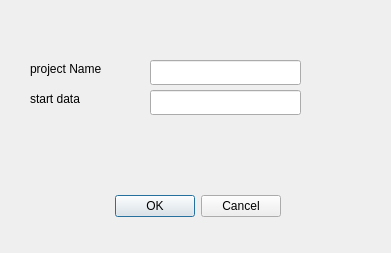
<?xml version="1.0" encoding="UTF-8"?>
<ui version="4.0">
 <class>addproj</class>
 <widget class="QDialog" name="addproj">
  <property name="geometry">
   <rect>
    <x>0</x>
    <y>0</y>
    <width>391</width>
    <height>253</height>
   </rect>
  </property>
  <property name="windowTitle">
   <string>Dialog</string>
  </property>
  <widget class="QDialogButtonBox" name="buttonBox">
   <property name="geometry">
    <rect>
     <x>90</x>
     <y>190</y>
     <width>191</width>
     <height>32</height>
    </rect>
   </property>
   <property name="orientation">
    <enum>Qt::Horizontal</enum>
   </property>
   <property name="standardButtons">
    <set>QDialogButtonBox::Cancel|QDialogButtonBox::Ok</set>
   </property>
  </widget>
  <widget class="QLabel" name="label">
   <property name="geometry">
    <rect>
     <x>30</x>
     <y>60</y>
     <width>101</width>
     <height>17</height>
    </rect>
   </property>
   <property name="text">
    <string>project Name</string>
   </property>
  </widget>
  <widget class="QLabel" name="label_2">
   <property name="geometry">
    <rect>
     <x>30</x>
     <y>90</y>
     <width>91</width>
     <height>17</height>
    </rect>
   </property>
   <property name="text">
    <string>start data</string>
   </property>
  </widget>
  <widget class="QLineEdit" name="projname">
   <property name="geometry">
    <rect>
     <x>150</x>
     <y>60</y>
     <width>151</width>
     <height>25</height>
    </rect>
   </property>
  </widget>
  <widget class="QLineEdit" name="projdata">
   <property name="geometry">
    <rect>
     <x>150</x>
     <y>90</y>
     <width>151</width>
     <height>25</height>
    </rect>
   </property>
  </widget>
 </widget>
 <resources/>
 <connections>
  <connection>
   <sender>buttonBox</sender>
   <signal>accepted()</signal>
   <receiver>addproj</receiver>
   <slot>accept()</slot>
   <hints>
    <hint type="sourcelabel">
     <x>248</x>
     <y>254</y>
    </hint>
    <hint type="destinationlabel">
     <x>157</x>
     <y>274</y>
    </hint>
   </hints>
  </connection>
  <connection>
   <sender>buttonBox</sender>
   <signal>rejected()</signal>
   <receiver>addproj</receiver>
   <slot>reject()</slot>
   <hints>
    <hint type="sourcelabel">
     <x>316</x>
     <y>260</y>
    </hint>
    <hint type="destinationlabel">
     <x>286</x>
     <y>274</y>
    </hint>
   </hints>
  </connection>
 </connections>
</ui>
